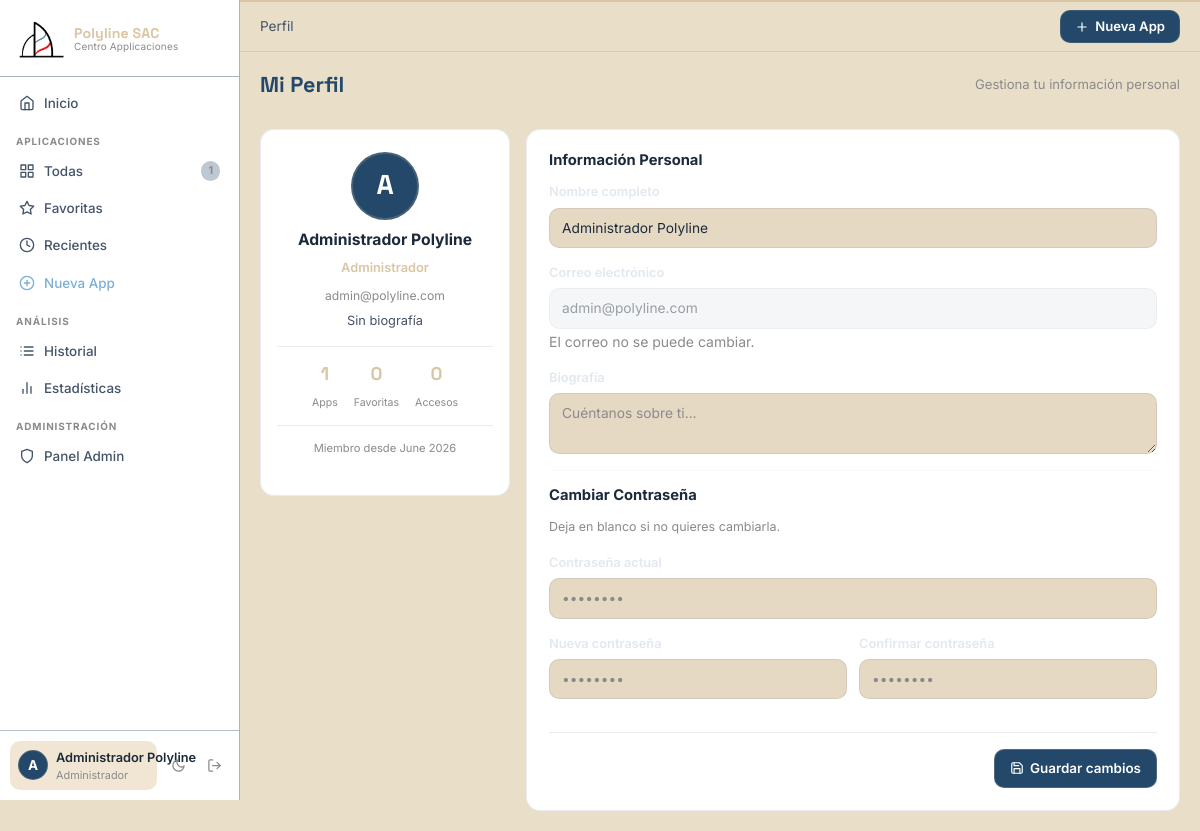
Screenshot of /profile (signed in) with the database file from the repository.
### models/user.py (models this page shows, shortened)
class User(UserMixin, db.Model):
    __tablename__ = 'users'
    id            = db.Column(db.Integer, primary_key=True)
    nombre        = db.Column(db.String(100), nullable=False)
    correo        = db.Column(db.String(150), unique=True, nullable=False)
    password_hash = db.Column(db.String(256), nullable=False)
    foto          = db.Column(db.String(200), default='default_avatar.png')
    bio           = db.Column(db.String(300), default='')
    fecha_registro= db.Column(db.DateTime, default=datetime.utcnow)
    rol = db.Column(db.String(20), default='user', nullable=False)
    applications  = db.relationship('Application', backref='owner', lazy='dynamic', cascade='all, delete-orphan')
    history       = db.relationship('History', backref='user',  lazy='dynamic', cascade='all, delete-orphan')
    @property
    def is_admin(self):
        return self.rol == 'admin'
    last_login = db.Column(db.DateTime)

### routes/profile.py (the view, shortened to what this page needs)
@profile_bp.route('/profile', methods=['GET', 'POST'])
@login_required
def profile():
    return render_template('profile/profile.html')

### templates/profile/profile.html (shortened to what this page needs)
{% extends 'base.html' %}
{% block breadcrumb %}<span>Perfil</span>{% endblock %}
{% block content %}
<div class="profile-page">
    <div class="page-header">
        <h1 class="page-title">Mi Perfil</h1>
        <p class="page-subtitle">Gestiona tu información personal</p>
    </div>
    <div class="profile-grid">
        <div class="profile-avatar-card">
            <div class="avatar-circle">{{ current_user.nombre[0].upper() }}</div>
            <h2>{{ current_user.nombre }}</h2>
            <p class="profile-role">
                {% if current_user.is_admin %}
                Administrador
                {% else %}
                Usuario
                {% endif %}
            </p>
            <p class="profile-email">{{ current_user.correo }}</p>
            <p class="profile-bio">{{ current_user.bio or 'Sin biografía' }}</p>
            <div class="profile-stats">
                <div class="pstat">
                    <span class="pstat-val">{{ current_user.applications.count() }}</span>
                    <span class="pstat-lbl">Apps</span>
                </div>
                <div class="pstat">
                    <span class="pstat-val">{{ current_user.applications.filter_by(favorito=True).count() }}</span>
                    <span class="pstat-lbl">Favoritas</span>
                </div>
                <div class="pstat">
                    <span class="pstat-val">{{ current_user.history.count() }}</span>
                    <span class="pstat-lbl">Accesos</span>
                </div>
            </div>
            <p class="member-since">Miembro desde {{ current_user.fecha_registro.strftime('%B %Y') }}</p>
        </div>
        <div class="profile-form-card">
            <form method="POST" action="{{ url_for('profile.profile') }}">
                <h3>Información Personal</h3>
                <div class="form-group">
                    <label>Nombre completo</label>
                    <input type="text" name="nombre" class="form-control" value="{{ current_user.nombre }}" required>
                </div>
                <div class="form-group">
                    <label>Correo electrónico</label>
                    <input type="email" class="form-control" value="{{ current_user.correo }}" disabled>
                    <small class="text-muted">El correo no se puede cambiar.</small>
                </div>
                <div class="form-group">
                    <label>Biografía</label>
                    <textarea name="bio" class="form-control" rows="2" placeholder="Cuéntanos sobre ti...">{{ current_user.bio or '' }}</textarea>
                </div>
                <hr class="divider">
                <h3>Cambiar Contraseña</h3>
                <p class="text-muted small">Deja en blanco si no quieres cambiarla.</p>
                <div class="form-group">
                    <label>Contraseña actual</label>
                    <input type="password" name="current_password" class="form-control" placeholder="••••••••">
                </div>
                <div class="form-row">
                    <div class="form-group flex-grow-1">
                        <label>Nueva contraseña</label>
                        <input type="password" name="new_password" class="form-control" placeholder="••••••••">
                    </div>
                    <div class="form-group flex-grow-1">
                        <label>Confirmar contraseña</label>
                        <input type="password" name="confirm_password" class="form-control" placeholder="••••••••">
                    </div>
                </div>
                <div class="form-actions">
                    <button type="submit" class="btn btn-accent">
                        <i data-feather="save"></i> Guardar cambios
                    </button>
                </div>
            </form>
        </div>
    </div>
</div>
{% endblock %}

### templates/base.html (shortened to what this page needs)
<!DOCTYPE html>
<html lang="es" data-theme="dark">
<head>
    <link href="https://cdn.jsdelivr.net/npm/bootstrap@5.3.0/dist/css/bootstrap.min.css" rel="stylesheet">
    <link rel="stylesheet" href="{{ url_for('static', filename='css/main.css') }}">
</head>
<body>
{% if current_user.is_authenticated %}
  <aside class="sidebar" id="sidebar">
    <div class="sb-brand">
      <div class="sb-logo-wrap">
        <div class="sb-logo">
          <img src="{{ url_for('static', filename='img/polyline logo.png') }}"
               alt="Polyline SAC">
        </div>
        <div class="sb-name-wrap">
          <span class="sb-name">Polyline SAC</span>
          <span class="sb-sub">Centro Applicaciones</span>
        </div>
      </div>
    </div>
    <nav class="sb-nav">
      <a href="{{ url_for('dashboard.index') }}"s
         class="sb-link {% if request.endpoint == 'dashboard.index' %}is-active{% endif %}">
        <i data-feather="home"></i><span>Inicio</span>
      </a>
      <p class="sb-section">Aplicaciones</p>
      <a href="{{ url_for('apps.list_apps') }}"
         class="sb-link {% if request.endpoint == 'apps.list_apps' %}is-active{% endif %}">
        <i data-feather="grid"></i><span>Todas</span>
        <span class="sb-pill">{{ total_apps_global }}</span>
      </a>
      <a href="{{ url_for('apps.favorites') }}"
         class="sb-link {% if request.endpoint == 'apps.favorites' %}is-active{% endif %}">
        <i data-feather="star"></i><span>Favoritas</span>
      </a>
      <a href="{{ url_for('apps.recent') }}"
         class="sb-link {% if request.endpoint == 'apps.recent' %}is-active{% endif %}">
        <i data-feather="clock"></i><span>Recientes</span>
      </a>
      <a href="{{ url_for('apps.new_app') }}"
         class="sb-link sb-link--accent {% if request.endpoint == 'apps.new_app' %}is-active{% endif %}">
        <i data-feather="plus-circle"></i><span>Nueva App</span>
      </a>
      <p class="sb-section">Análisis</p>
      <a href="{{ url_for('stats.history') }}"
         class="sb-link {% if request.endpoint == 'stats.history' %}is-active{% endif %}">
        <i data-feather="list"></i><span>Historial</span>
      </a>
      <a href="{{ url_for('stats.stats') }}"
         class="sb-link {% if request.endpoint == 'stats.stats' %}is-active{% endif %}">
        <i data-feather="bar-chart-2"></i><span>Estadísticas</span>
      </a>
      {% if current_user.is_admin %}
      <p class="sb-section">Administración</p>
      <a href="{{ url_for('admin.dashboard') }}"
      class="sb-link {% if request.endpoint == 'admin.dashboard' %}is-active{% endif %}">
      <i data-feather="shield"></i>
      <span>Panel Admin</span>
    </a>
    {% endif %}
    </nav>
    <div class="sb-footer">
      <a href="{{ url_for('profile.profile') }}"
         class="sb-user {% if request.endpoint == 'profile.profile' %}is-active{% endif %}">
        <div class="sb-avatar">{{ current_user.nombre[0].upper() }}</div>
        <div class="sb-user-text">
          <span class="sb-user-name">{{ current_user.nombre }}</span>
          <span class="sb-user-role">{{ 'Administrador' if current_user.is_admin else 'Usuario' }}</span>
        </div>
      </a>
      <button class="sb-icon-btn" id="themeToggle" title="Cambiar tema">
        <i data-feather="moon" id="themeIcon"></i>
      </button>
      <a href="{{ url_for('auth.logout') }}" class="sb-icon-btn sb-logout" title="Cerrar sesión">
        <i data-feather="log-out"></i>
      </a>
    </div>
  </aside>
  <div class="main-wrap" id="mainWrap">
    <header class="topbar">
      <div class="topbar-crumb">{% block breadcrumb %}{% endblock %}</div>
      <div class="topbar-right">
        <a href="{{ url_for('apps.new_app') }}" class="btn-top-accent">
          <i data-feather="plus"></i> Nueva App
        </a>
      </div>
    </header>
    <div class="page-body">
      {% block content %}{% endblock %}
    </div>
  </div>
{% else %}
  <div class="auth-shell">
    {% block auth_content %}{% endblock %}
  </div>
{% endif %}
</body>
</html>

### rows the page displays
User: nombre "A", nombre "Administrador Polyline", rol "Administrador", correo "admin@polyline.com", bio "Sin biografía", fecha_registro "June 2026"

### other values shown
{{ total_apps_global }} "1"
{{ current_user.applications.count() }} "1"
{{ current_user.applications.filter_by(favorito=True).count() }} "0"
{{ current_user.history.count() }} "0"
